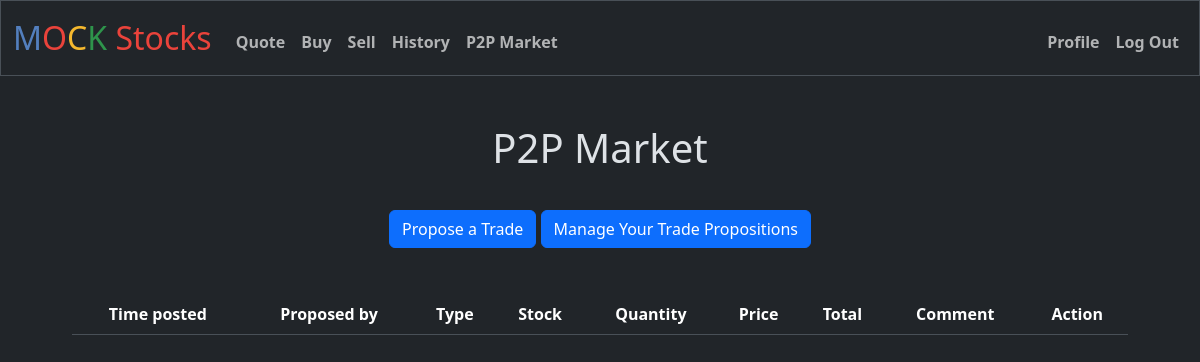
The app's page /p2p (signed in), older data.
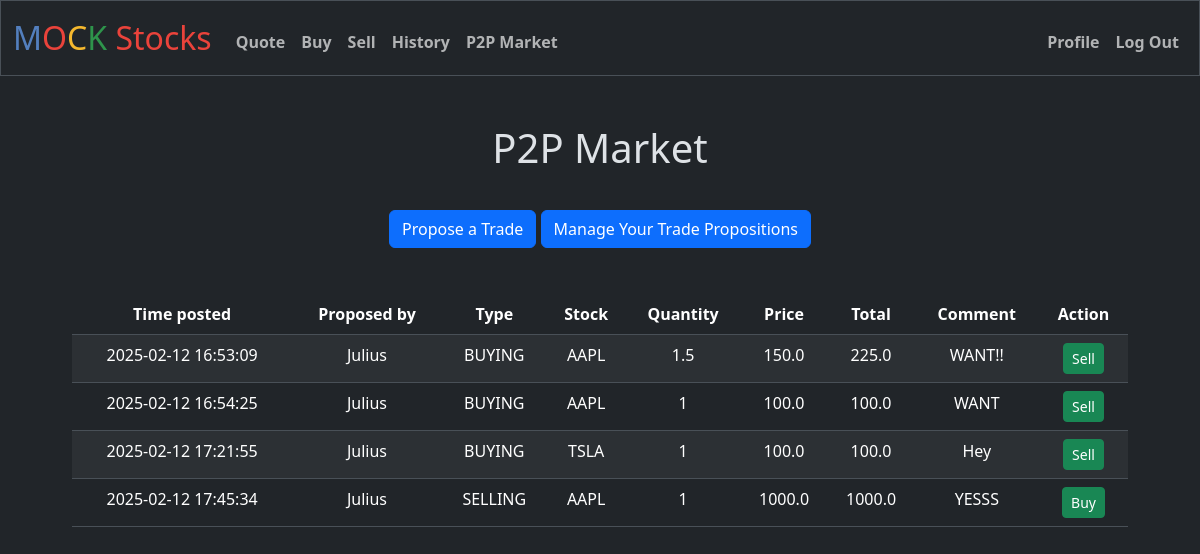
The same page, newer data.
### tables this page shows
CREATE TABLE p2p_market (
            p2p_id INTEGER PRIMARY KEY AUTOINCREMENT NOT NULL,
            time_posted DATETIME NOT NULL DEFAULT CURRENT_TIMESTAMP,
            stock_ticker TEXT NOT NULL,
            amount NUMERIC NOT NULL,
            price REAL NOT NULL,
            type TEXT NOT NULL,
            comment TEXT,
            user_id INTEGER NOT NULL,
            FOREIGN KEY (user_id) REFERENCES users(id)
        );

CREATE TABLE users (
            id INTEGER PRIMARY KEY AUTOINCREMENT NOT NULL,
            username TEXT UNIQUE NOT NULL,
            hash TEXT NOT NULL,
            cash NUMERIC NOT NULL DEFAULT 10000.00
        , frozen_cash NUMERIC DEFAULT 0.00);

### app.py (the view, shortened to what this page needs)
@app.route("/p2p", methods=["GET", "POST"])
@limiter.limit("60 per minute", methods=["POST"])
@login_required
def p2p():
    user_id = session["user_id"]
    p2p_trades = execute_query("SELECT p2p_market.*, users.username FROM p2p_market JOIN users ON p2p_market.user_id = users.id WHERE p2p_market.user_id != ?", (user_id,))
    p2p_trades = [dict(p2p_trade) for p2p_trade in p2p_trades]
    for p2p_trade in p2p_trades:
        p2p_trade["time_posted"] = datetime.datetime.strptime(p2p_trade["time_posted"], "%Y-%m-%d %H:%M:%S.%f")
    return render_template("p2p.html", p2p_trades=p2p_trades)

### app.py (called while the page is built)
@app.teardown_appcontext
def teardown_db(exception):
    close_db(exception)

@app.before_request
def manage_session():
    session.permanent = True
    if "device_id" not in session:
        session["device_id"] = request.cookies.get("device_id", str(uuid.uuid4()))
    if "user_id" in session:
        session.modified = True
    elif request.endpoint not in ["login", "register", "static"]:
        return redirect("/login")

@app.after_request
def after_request(response):
    response.headers["Cache-Control"] = "no-cache, no-store, must-revalidate"
    response.headers["Expires"] = 0
    response.headers["Pragma"] = "no-cache"
    return response

### database.py (called while the page is built)
def get_db_connection():
    if "db" not in g:
        g.db = sqlite3.connect(DATABASE)
        g.db.row_factory = sqlite3.Row  # Makes rows return as dictionaries
    return g.db

def execute_query(query, params=(), fetchone=False):
    db = get_db_connection()
    try:
        cursor = db.execute(query, params)
        if query.strip().upper().startswith(("INSERT", "UPDATE", "DELETE")):
            db.commit()
        if fetchone:
            result = cursor.fetchone()
            return [result] if result else []  # Wrap in a list if not None
        else:
            return cursor.fetchall()  # Already a list
    except sqlite3.Error as e:
        print(f"Database error: {e}")
        return []  # Return an empty list on error
    finally:
        cursor.close()  # Always close the cursor

### helpers.py (called while the page is built)
def login_required(f):
    @wraps(f)
    def decorated_function(*args, **kwargs):
        if session.get("user_id") is None:
            return redirect("/login")
        return f(*args, **kwargs)
    return decorated_function

### templates/p2p.html (shortened to what this page needs)
{% extends "layout.html" %}
{% block main %}
    <h1 style="padding-bottom: 30px;">P2P Market</h1>
    <a href="/propose" class="btn btn-primary">Propose a Trade</a>
    <a href="/managep2p" class="btn btn-primary">Manage Your Trade Propositions</a>
    <div class="container" style="padding:30px">
        <table class="table table-striped mt-3">
            <thead>
                <tr>
                    <th>Time posted</th>
                    <th>Proposed by</th>
                    <th>Type</th>
                    <th>Stock</th>
                    <th>Quantity</th>
                    <th>Price</th>
                    <th>Total</th>
                    <th>Comment</th>
                    <th>Action</th>
                </tr>
            </thead>
            <tbody>
                {% for trade in p2p_trades %}
                <tr>
                    <td>{{ trade.time_posted.strftime('%Y-%m-%d %H:%M:%S') }}</td>
                    <td>{{ trade.username }}</td>
                    <td>{{ trade.type }}</td>
                    <td>{{ trade.stock_ticker }}</td>
                    <td>{{ trade.amount }}</td>
                    <td>{{ trade.price }}</td>
                    <td>{{ trade.amount * trade.price }}</td>
                    <td>{{ trade.comment }}</td>
                    <td>
                        {% if trade.type == "SELLING" %}
                            <button class="btn btn-success btn-sm"
                                onclick="confirmTrade('{{ trade.p2p_id }}', 'BUY', '{{ trade.stock_ticker }}', '{{ trade.amount }}', '{{ trade.price }}', '{{ trade.username }}')">
                                Buy
                            </button>
                        {% endif %}
                        {% if trade.type == "BUYING" %}
                            <button class="btn btn-success btn-sm"
                                onclick="confirmTrade('{{ trade.p2p_id }}', 'SELL', '{{ trade.stock_ticker }}', '{{ trade.amount }}', '{{ trade.price }}', '{{ trade.username }}')">
                                Sell
                            </button>
                        {% endif %}
                    </td>
                </tr>
                {% endfor %}
            </tbody>
        </table>
    </div>
{% endblock %}

### templates/layout.html (shortened to what this page needs)
<!DOCTYPE html>
<html lang="en" data-bs-theme="dark">
    <head>
        <link href="https://cdn.jsdelivr.net/npm/bootstrap@5.3.3/dist/css/bootstrap.min.css" rel="stylesheet">
        <link href="/static/styles.css" rel="stylesheet">
    </head>
    <body>
        <nav class="bg-dark border navbar navbar-expand-md navbar-light">
            <div class="container-fluid">
                <a class="navbar-brand" href="/"><span class="blue"/>M</span><span class="red">O</span><span class="yellow">C</span><span class="green">K</span> <span class="red">Stocks</span></a>
                <div class="collapse navbar-collapse" id="navbar">
                    {% if session["user_id"] %}
                        <ul class="navbar-nav me-auto mt-2">
                            <li class="nav-item"><a class="nav-link" href="/quote">Quote</a></li>
                            <li class="nav-item"><a class="nav-link" href="/buy">Buy</a></li>
                            <li class="nav-item"><a class="nav-link" href="/sell">Sell</a></li>
                            <li class="nav-item"><a class="nav-link" href="/history">History</a></li>
                            <li class="nav-item"><a class="nav-link" href="/p2p">P2P Market</a></li>
                        </ul>
                        <ul class="navbar-nav ms-auto mt-2">
                            <li class="nav-item"><a class="nav-link" href="/profile">Profile</a></li>
                            <li class="nav-item"><a class="nav-link" href="/logout">Log Out</a></li>
                        </ul>
                    {% else %}
                        <ul class="navbar-nav ms-auto mt-2">
                            <li class="nav-item"><a class="nav-link" href="/register">Register</a></li>
                            <li class="nav-item"><a class="nav-link" href="/login">Log In</a></li>
                        </ul>
                    {% endif %}
                </div>
            </div>
        </nav>
        <main class="container py-5 text-center">
            {% block main %}{% endblock %}
        </main>
    </body>
</html>

### static/styles.css (style rules this page uses)
nav .navbar-brand { font-size: xx-large; }
nav .navbar-brand .blue { color: #537fbe; }
nav .navbar-brand .red { color: #ea433b; }
nav .navbar-brand .yellow { color: #f5b82e; }
nav .navbar-brand .green { color: #2e944b; }
.nav-item { font-weight: bold; }

Row changes from the older to the newer data that the page shows:
added p2p_market: time_posted "2025-02-12 16:53:09", username "Julius", type "BUYING", stock_ticker "AAPL", amount "1.5", price "150.0", trade.amount*trade.price "225.0", comment "WANT!!"
added p2p_market: time_posted "2025-02-12 16:54:25", username "Julius", type "BUYING", stock_ticker "AAPL", amount "1", price "100.0", trade.amount*trade.price "100.0", comment "WANT"
added p2p_market: time_posted "2025-02-12 17:21:55", username "Julius", type "BUYING", stock_ticker "TSLA", amount "1", price "100.0", trade.amount*trade.price "100.0", comment "Hey"
added p2p_market: time_posted "2025-02-12 17:45:34", username "Julius", type "SELLING", stock_ticker "AAPL", amount "1", price "1000.0", trade.amount*trade.price "1000.0", comment "YESSS"
